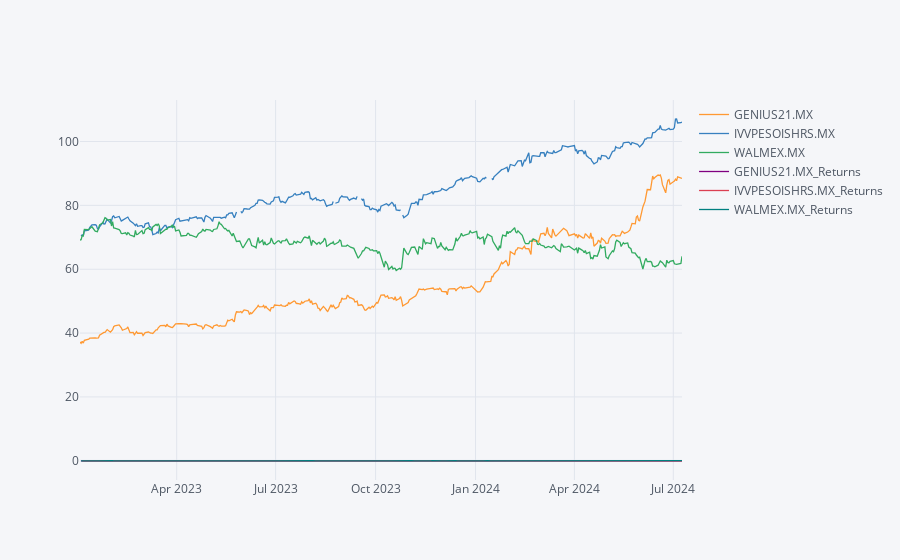

Notebook code for this chart:
### Code cell
# plot mx portfolio
cf.set_config_file(offline = True)
mx_portfolio_df.iplot()

### Figure 1 — Plotly figure (JSON) as saved in the notebook; plotly's stock layout.template omitted (floating-point values rounded to 4 significant figures; data arrays with more than 128 entries replaced by an {"elided": "..."} marker saying what was removed)
{"data": [{"line": {"color": "rgba(255, 153, 51, 1.0)", "dash": "solid", "shape": "linear", "width": 1.3}, "mode": "lines", "name": "GENIUS21.MX", "text": "", "type": "scatter", "x": {"elided": "378 str values"}, "y": {"elided": "378 float values"}}, {"line": {"color": "rgba(55, 128, 191, 1.0)", "dash": "solid", "shape": "linear", "width": 1.3}, "mode": "lines", "name": "IVVPESOISHRS.MX", "text": "", "type": "scatter", "x": {"elided": "378 str values"}, "y": {"elided": "378 mixed values"}}, {"line": {"color": "rgba(50, 171, 96, 1.0)", "dash": "solid", "shape": "linear", "width": 1.3}, "mode": "lines", "name": "WALMEX.MX", "text": "", "type": "scatter", "x": {"elided": "378 str values"}, "y": {"elided": "378 float values"}}, {"line": {"color": "rgba(128, 0, 128, 1.0)", "dash": "solid", "shape": "linear", "width": 1.3}, "mode": "lines", "name": "GENIUS21.MX_Returns", "text": "", "type": "scatter", "x": {"elided": "378 str values"}, "y": {"elided": "378 mixed values"}}, {"line": {"color": "rgba(219, 64, 82, 1.0)", "dash": "solid", "shape": "linear", "width": 1.3}, "mode": "lines", "name": "IVVPESOISHRS.MX_Returns", "text": "", "type": "scatter", "x": {"elided": "378 str values"}, "y": {"elided": "378 mixed values"}}, {"line": {"color": "rgba(0, 128, 128, 1.0)", "dash": "solid", "shape": "linear", "width": 1.3}, "mode": "lines", "name": "WALMEX.MX_Returns", "text": "", "type": "scatter", "x": {"elided": "378 str values"}, "y": {"elided": "378 mixed values"}}], "layout": {"legend": {"bgcolor": "#F5F6F9", "font": {"color": "#4D5663"}}, "paper_bgcolor": "#F5F6F9", "plot_bgcolor": "#F5F6F9", "title": {"font": {"color": "#4D5663"}}, "xaxis": {"gridcolor": "#E1E5ED", "showgrid": true, "tickfont": {"color": "#4D5663"}, "title": {"font": {"color": "#4D5663"}, "text": ""}, "zerolinecolor": "#E1E5ED"}, "yaxis": {"gridcolor": "#E1E5ED", "showgrid": true, "tickfont": {"color": "#4D5663"}, "title": {"font": {"color": "#4D5663"}, "text": ""}, "zerolinecolor": "#E1E5ED"}}}
